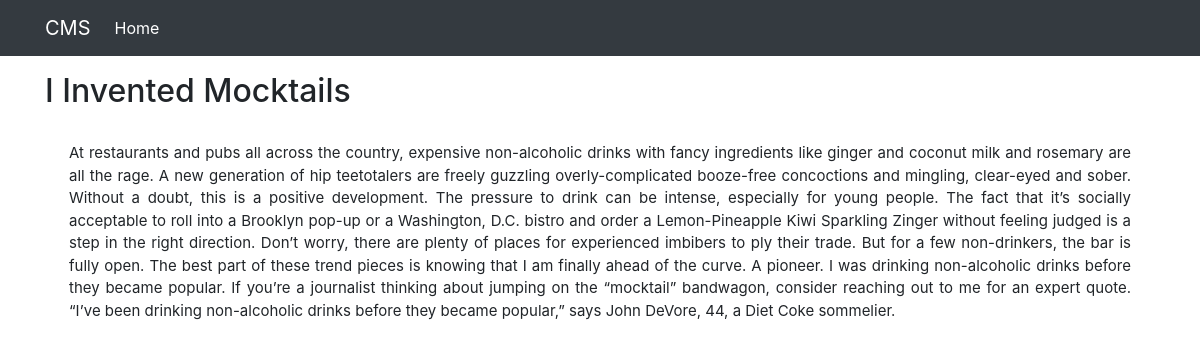
Page /view/blog/4 on the committed database.
### Homepage/models.py (models this page shows)
class Blog(models.Model):
	title = models.CharField(max_length = 255, blank = False)
	content = models.TextField(blank = False)
	date = models.DateTimeField(auto_now_add = True, blank = False)

### Homepage/views.py (the view)
# urls.py: path('view/blog/<str:id>', views.ViewBlog, name = 'view_blog'),
def ViewBlog(request, id):
	blog_object = Blog.objects.filter(pk__exact = id)
	if len(blog_object) > 0:
		data = {
			'object':blog_object[0],
		}
	else:
		data = {}
	html_page = loader.get_template('DetailedView.html')
	return HttpResponse(html_page.render({'data':data}))

### templates/DetailedView.html (shortened to what this page needs)
{% load static %}
<html>
	<head>
		<link rel="stylesheet" href="https://stackpath.bootstrapcdn.com/bootstrap/4.3.1/css/bootstrap.min.css">
	</head>
	<body>
		{% include 'navbar.html' %}
		<div class="container mt-3">
			<div class="row">
				<div class="col-12">
					<h2>{{data.object.title}}</h2>
					<br>
					<div class="px-4 text-justify" style="font-size: 15px;">{{data.object.content|safe}}</div>
				</div>
			</div>
		</div>
	</body>
</html>

### rows in the picture
Blog: object "I Invented Mocktails", object.content "At restaurants and pubs all across the country, expensive non-alcoholic drinks with fancy ingredients like ginger and coconut milk and rosemary are all the rage. A new generation of hip teetotalers are freely guzzling overly-complicated booze-free concoctions and mingling, clear-eyed and sober. Without a doubt, this is a positive development. The pressure to drink can be intense, especially for young people. The fact that it’s socially acceptable to roll into a Brooklyn pop-up or a Washington, D.C. bistro and order a Lemon-Pineapple Kiwi Sparkling Zinger without feeling judged is a step in the right direction. Don’t worry, there are plenty of places for experienced imbibers to ply their…"
